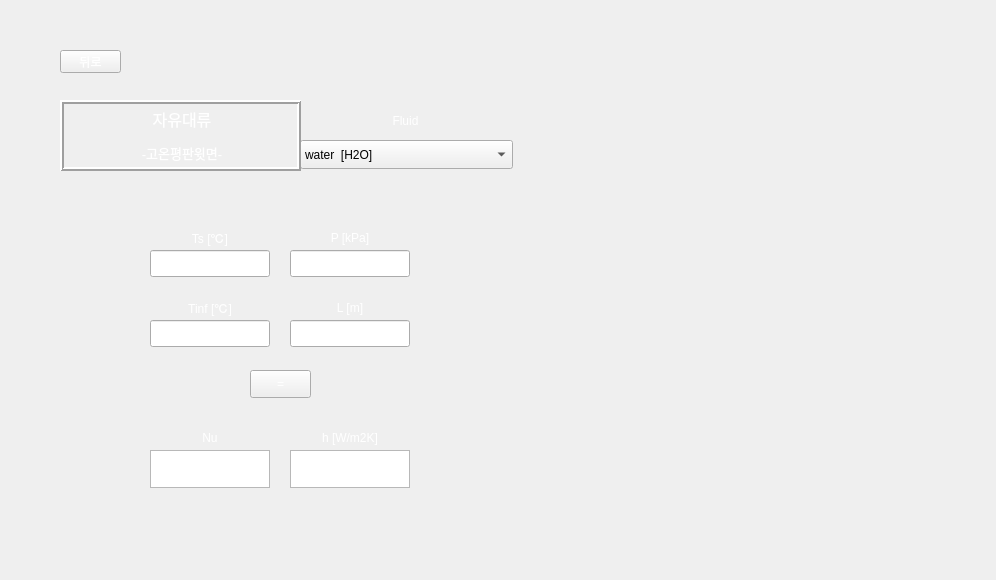
<?xml version="1.0" encoding="UTF-8"?>
<ui version="4.0">
 <class>Form</class>
 <widget class="QWidget" name="Form">
  <property name="geometry">
   <rect>
    <x>0</x>
    <y>0</y>
    <width>996</width>
    <height>580</height>
   </rect>
  </property>
  <property name="windowTitle">
   <string>Form</string>
  </property>
  <property name="styleSheet">
   <string notr="true">background-image: url(:/background/하얀거.png);</string>
  </property>
  <widget class="QLabel" name="label_5">
   <property name="geometry">
    <rect>
     <x>290</x>
     <y>290</y>
     <width>120</width>
     <height>35</height>
    </rect>
   </property>
   <property name="styleSheet">
    <string notr="true">color: qlineargradient(spread:pad, x1:0, y1:1, x2:1, y2:0, stop:0 rgba(255, 255, 255, 255), stop:1 rgba(255, 255, 255, 255));
background-image: url(:/background/버튼2.png);
font: 10pt &quot;맑은 고딕&quot;;</string>
   </property>
   <property name="text">
    <string>L [m]</string>
   </property>
   <property name="alignment">
    <set>Qt::AlignCenter</set>
   </property>
  </widget>
  <widget class="QPushButton" name="check">
   <property name="geometry">
    <rect>
     <x>250</x>
     <y>370</y>
     <width>61</width>
     <height>28</height>
    </rect>
   </property>
   <property name="styleSheet">
    <string notr="true">QPushButton {
color: qlineargradient(spread:pad, x1:0, y1:1, x2:1, y2:0, stop:0 rgba(255, 255, 255, 255), stop:1 rgba(255, 255, 255, 255));
background-image: url(:/background/버튼2.png);
font: 10pt &quot;맑은 고딕&quot;;
}
QPushButton:hover{
border-image: url(:/background/버튼클릭2.png);
}</string>
   </property>
   <property name="text">
    <string>=</string>
   </property>
  </widget>
  <widget class="QLabel" name="label">
   <property name="geometry">
    <rect>
     <x>150</x>
     <y>220</y>
     <width>120</width>
     <height>35</height>
    </rect>
   </property>
   <property name="styleSheet">
    <string notr="true">color: qlineargradient(spread:pad, x1:0, y1:1, x2:1, y2:0, stop:0 rgba(255, 255, 255, 255), stop:1 rgba(255, 255, 255, 255));
background-image: url(:/background/버튼2.png);
font: 10pt &quot;맑은 고딕&quot;;</string>
   </property>
   <property name="text">
    <string>Ts [℃]</string>
   </property>
   <property name="alignment">
    <set>Qt::AlignCenter</set>
   </property>
  </widget>
  <widget class="QLineEdit" name="P">
   <property name="geometry">
    <rect>
     <x>290</x>
     <y>250</y>
     <width>120</width>
     <height>27</height>
    </rect>
   </property>
   <property name="styleSheet">
    <string notr="true">font: 12pt &quot;맑은 고딕&quot;;
background-image: url(:/background/하얀거.png);</string>
   </property>
  </widget>
  <widget class="QLabel" name="label_4">
   <property name="geometry">
    <rect>
     <x>290</x>
     <y>220</y>
     <width>120</width>
     <height>35</height>
    </rect>
   </property>
   <property name="styleSheet">
    <string notr="true">color: qlineargradient(spread:pad, x1:0, y1:1, x2:1, y2:0, stop:0 rgba(255, 255, 255, 255), stop:1 rgba(255, 255, 255, 255));
background-image: url(:/background/버튼2.png);
font: 10pt &quot;맑은 고딕&quot;;</string>
   </property>
   <property name="text">
    <string>P [kPa]</string>
   </property>
   <property name="alignment">
    <set>Qt::AlignCenter</set>
   </property>
  </widget>
  <widget class="QLabel" name="label_3">
   <property name="geometry">
    <rect>
     <x>150</x>
     <y>290</y>
     <width>120</width>
     <height>35</height>
    </rect>
   </property>
   <property name="styleSheet">
    <string notr="true">color: qlineargradient(spread:pad, x1:0, y1:1, x2:1, y2:0, stop:0 rgba(255, 255, 255, 255), stop:1 rgba(255, 255, 255, 255));
background-image: url(:/background/버튼2.png);
font: 10pt &quot;맑은 고딕&quot;;</string>
   </property>
   <property name="text">
    <string>Tinf [℃]</string>
   </property>
   <property name="alignment">
    <set>Qt::AlignCenter</set>
   </property>
  </widget>
  <widget class="QLineEdit" name="L">
   <property name="geometry">
    <rect>
     <x>290</x>
     <y>320</y>
     <width>120</width>
     <height>27</height>
    </rect>
   </property>
   <property name="styleSheet">
    <string notr="true">font: 12pt &quot;맑은 고딕&quot;;
background-image: url(:/background/하얀거.png);</string>
   </property>
  </widget>
  <widget class="QLineEdit" name="T2">
   <property name="geometry">
    <rect>
     <x>150</x>
     <y>320</y>
     <width>120</width>
     <height>27</height>
    </rect>
   </property>
   <property name="styleSheet">
    <string notr="true">font: 12pt &quot;맑은 고딕&quot;;
background-image: url(:/background/하얀거.png);</string>
   </property>
  </widget>
  <widget class="QLineEdit" name="T1">
   <property name="geometry">
    <rect>
     <x>150</x>
     <y>250</y>
     <width>120</width>
     <height>27</height>
    </rect>
   </property>
   <property name="styleSheet">
    <string notr="true">font: 12pt &quot;맑은 고딕&quot;;
background-image: url(:/background/하얀거.png);</string>
   </property>
  </widget>
  <widget class="QPushButton" name="pushButton">
   <property name="geometry">
    <rect>
     <x>60</x>
     <y>50</y>
     <width>61</width>
     <height>23</height>
    </rect>
   </property>
   <property name="styleSheet">
    <string notr="true">QPushButton {
color: qlineargradient(spread:pad, x1:0, y1:1, x2:1, y2:0, stop:0 rgba(255, 255, 255, 255), stop:1 rgba(255, 255, 255, 255));
background-image: url(:/background/버튼2.png);
font: 10pt &quot;맑은 고딕&quot;;
}
QPushButton:hover{
border-image: url(:/background/버튼클릭2.png);
}</string>
   </property>
   <property name="text">
    <string>뒤로</string>
   </property>
  </widget>
  <widget class="QTextBrowser" name="textBrowser">
   <property name="geometry">
    <rect>
     <x>150</x>
     <y>450</y>
     <width>120</width>
     <height>38</height>
    </rect>
   </property>
   <property name="sizePolicy">
    <sizepolicy hsizetype="Expanding" vsizetype="Preferred">
     <horstretch>0</horstretch>
     <verstretch>0</verstretch>
    </sizepolicy>
   </property>
   <property name="maximumSize">
    <size>
     <width>16777215</width>
     <height>38</height>
    </size>
   </property>
   <property name="styleSheet">
    <string notr="true">font: 12pt &quot;맑은 고딕&quot;;
background-image: url(:/background/하얀거.png);</string>
   </property>
  </widget>
  <widget class="QTextBrowser" name="textBrowser_2">
   <property name="geometry">
    <rect>
     <x>290</x>
     <y>450</y>
     <width>120</width>
     <height>38</height>
    </rect>
   </property>
   <property name="sizePolicy">
    <sizepolicy hsizetype="Expanding" vsizetype="Preferred">
     <horstretch>0</horstretch>
     <verstretch>0</verstretch>
    </sizepolicy>
   </property>
   <property name="maximumSize">
    <size>
     <width>16777215</width>
     <height>38</height>
    </size>
   </property>
   <property name="styleSheet">
    <string notr="true">font: 12pt &quot;맑은 고딕&quot;;
background-image: url(:/background/하얀거.png);</string>
   </property>
  </widget>
  <widget class="QLabel" name="label_6">
   <property name="geometry">
    <rect>
     <x>150</x>
     <y>420</y>
     <width>120</width>
     <height>35</height>
    </rect>
   </property>
   <property name="styleSheet">
    <string notr="true">color: qlineargradient(spread:pad, x1:0, y1:1, x2:1, y2:0, stop:0 rgba(255, 255, 255, 255), stop:1 rgba(255, 255, 255, 255));
background-image: url(:/background/버튼2.png);
font: 10pt &quot;맑은 고딕&quot;;</string>
   </property>
   <property name="text">
    <string>Nu</string>
   </property>
   <property name="alignment">
    <set>Qt::AlignCenter</set>
   </property>
  </widget>
  <widget class="QLabel" name="label_8">
   <property name="geometry">
    <rect>
     <x>290</x>
     <y>420</y>
     <width>120</width>
     <height>35</height>
    </rect>
   </property>
   <property name="styleSheet">
    <string notr="true">color: qlineargradient(spread:pad, x1:0, y1:1, x2:1, y2:0, stop:0 rgba(255, 255, 255, 255), stop:1 rgba(255, 255, 255, 255));
background-image: url(:/background/버튼2.png);
font: 10pt &quot;맑은 고딕&quot;;</string>
   </property>
   <property name="text">
    <string>h [W/m2K]</string>
   </property>
   <property name="alignment">
    <set>Qt::AlignCenter</set>
   </property>
  </widget>
  <widget class="QLabel" name="label_7">
   <property name="geometry">
    <rect>
     <x>300</x>
     <y>102</y>
     <width>211</width>
     <height>38</height>
    </rect>
   </property>
   <property name="styleSheet">
    <string notr="true">color: qlineargradient(spread:pad, x1:0, y1:1, x2:1, y2:0, stop:0 rgba(255, 255, 255, 255), stop:1 rgba(255, 255, 255, 255));
background-image: url(:/background/버튼2.png);
font: 12pt &quot;맑은 고딕&quot;;</string>
   </property>
   <property name="text">
    <string>Fluid</string>
   </property>
   <property name="alignment">
    <set>Qt::AlignCenter</set>
   </property>
  </widget>
  <widget class="QLabel" name="label_9">
   <property name="geometry">
    <rect>
     <x>0</x>
     <y>0</y>
     <width>996</width>
     <height>580</height>
    </rect>
   </property>
   <property name="styleSheet">
    <string notr="true">image: url(:/background/배경2.png);</string>
   </property>
   <property name="text">
    <string/>
   </property>
  </widget>
  <widget class="QLabel" name="label_10">
   <property name="geometry">
    <rect>
     <x>535</x>
     <y>40</y>
     <width>421</width>
     <height>501</height>
    </rect>
   </property>
   <property name="styleSheet">
    <string notr="true">image: url(:/background/fc horizontal plate1.png);</string>
   </property>
   <property name="text">
    <string/>
   </property>
  </widget>
  <widget class="QLabel" name="label_11">
   <property name="geometry">
    <rect>
     <x>550</x>
     <y>360</y>
     <width>381</width>
     <height>161</height>
    </rect>
   </property>
   <property name="styleSheet">
    <string notr="true">image: url(:/background/fc horizontal plate1-2.png);</string>
   </property>
   <property name="text">
    <string/>
   </property>
  </widget>
  <widget class="QComboBox" name="fluid_2">
   <property name="geometry">
    <rect>
     <x>300</x>
     <y>140</y>
     <width>213</width>
     <height>29</height>
    </rect>
   </property>
   <property name="styleSheet">
    <string notr="true">background-image: url(:/background/하얀거.png);
font: 10pt &quot;맑은 고딕&quot;;</string>
   </property>
   <item>
    <property name="text">
     <string>water  [H2O]</string>
    </property>
   </item>
   <item>
    <property name="text">
     <string>air</string>
    </property>
   </item>
   <item>
    <property name="text">
     <string>1-Butene  [C4H8]</string>
    </property>
   </item>
   <item>
    <property name="text">
     <string>Acetone  [C3H6O]</string>
    </property>
   </item>
   <item>
    <property name="text">
     <string>Ammonia  [NH3]</string>
    </property>
   </item>
   <item>
    <property name="text">
     <string>Argon  [Ar]</string>
    </property>
   </item>
   <item>
    <property name="text">
     <string>Benzene  [C6H6]</string>
    </property>
   </item>
   <item>
    <property name="text">
     <string>CarbonDioxide  [CO2]</string>
    </property>
   </item>
   <item>
    <property name="text">
     <string>CarbonMonoxide  [CO]</string>
    </property>
   </item>
   <item>
    <property name="text">
     <string>CarbonylSulfide  [COS]</string>
    </property>
   </item>
   <item>
    <property name="text">
     <string>CycloHexane  [C6H12]</string>
    </property>
   </item>
   <item>
    <property name="text">
     <string>CycloPropane  [C3H6]</string>
    </property>
   </item>
   <item>
    <property name="text">
     <string>Cyclopentane  [C5H10]</string>
    </property>
   </item>
   <item>
    <property name="text">
     <string>D4  [C8H24O4Si4]</string>
    </property>
   </item>
   <item>
    <property name="text">
     <string>D5  [C10H30O5Si5]</string>
    </property>
   </item>
   <item>
    <property name="text">
     <string>D6  [C12H36O6Si6]</string>
    </property>
   </item>
   <item>
    <property name="text">
     <string>Deuterium  [D2]</string>
    </property>
   </item>
   <item>
    <property name="text">
     <string>Dichloroethane  [C2Cl2H4]</string>
    </property>
   </item>
   <item>
    <property name="text">
     <string>DiethylEther  [C4H10O]</string>
    </property>
   </item>
   <item>
    <property name="text">
     <string>DimethylCarbonate  [C3H6O3]</string>
    </property>
   </item>
   <item>
    <property name="text">
     <string>DimethylEther  [C2H6O]</string>
    </property>
   </item>
   <item>
    <property name="text">
     <string>Ethane  [C2H6]</string>
    </property>
   </item>
   <item>
    <property name="text">
     <string>Ethanol  [C2H6O]</string>
    </property>
   </item>
   <item>
    <property name="text">
     <string>EthylBenzene  [C8H10]</string>
    </property>
   </item>
   <item>
    <property name="text">
     <string>Ethylene  [C2H4]</string>
    </property>
   </item>
   <item>
    <property name="text">
     <string>EthyleneOxide  [C2H4O]</string>
    </property>
   </item>
   <item>
    <property name="text">
     <string>Fluorine  [F2]</string>
    </property>
   </item>
   <item>
    <property name="text">
     <string>HFE143m  [C2F3H3O]</string>
    </property>
   </item>
   <item>
    <property name="text">
     <string>HeavyWater  [D2O]</string>
    </property>
   </item>
   <item>
    <property name="text">
     <string>Helium  [He]</string>
    </property>
   </item>
   <item>
    <property name="text">
     <string>Hydrogen  [H2]</string>
    </property>
   </item>
   <item>
    <property name="text">
     <string>HydrogenChloride  [ClH]</string>
    </property>
   </item>
   <item>
    <property name="text">
     <string>HydrogenSulfide  [H2S]</string>
    </property>
   </item>
   <item>
    <property name="text">
     <string>IsoButane  [C4H10]</string>
    </property>
   </item>
   <item>
    <property name="text">
     <string>IsoButene  [C4H8]</string>
    </property>
   </item>
   <item>
    <property name="text">
     <string>Isohexane  [C6H14]</string>
    </property>
   </item>
   <item>
    <property name="text">
     <string>Isopentane  [C5H12]</string>
    </property>
   </item>
   <item>
    <property name="text">
     <string>Krypton  [Kr]</string>
    </property>
   </item>
   <item>
    <property name="text">
     <string>MD2M  [C10H30O3Si4]</string>
    </property>
   </item>
   <item>
    <property name="text">
     <string>MD3M  [C12H36O4Si5]</string>
    </property>
   </item>
   <item>
    <property name="text">
     <string>MD4M  [C14H42O5Si6]</string>
    </property>
   </item>
   <item>
    <property name="text">
     <string>MDM  [C8H24O2Si3]</string>
    </property>
   </item>
   <item>
    <property name="text">
     <string>MM  [C6H18OSi2]</string>
    </property>
   </item>
   <item>
    <property name="text">
     <string>Methane  [CH4]</string>
    </property>
   </item>
   <item>
    <property name="text">
     <string>Methanol  [CH4O]</string>
    </property>
   </item>
   <item>
    <property name="text">
     <string>MethylLinoleate  [C19H34O2]</string>
    </property>
   </item>
   <item>
    <property name="text">
     <string>MethylLinolenate  [C19H32O2]</string>
    </property>
   </item>
   <item>
    <property name="text">
     <string>MethylOleate  [C19H36O2]</string>
    </property>
   </item>
   <item>
    <property name="text">
     <string>MethylPalmitate  [C17H34O2]</string>
    </property>
   </item>
   <item>
    <property name="text">
     <string>MethylStearate  [C19H38O2]</string>
    </property>
   </item>
   <item>
    <property name="text">
     <string>Neon  [Ne]</string>
    </property>
   </item>
   <item>
    <property name="text">
     <string>Neopentane  [C5H12]</string>
    </property>
   </item>
   <item>
    <property name="text">
     <string>Nitrogen  [N2]</string>
    </property>
   </item>
   <item>
    <property name="text">
     <string>NitrousOxide  [N2O]</string>
    </property>
   </item>
   <item>
    <property name="text">
     <string>Novec649  [C6F12O]</string>
    </property>
   </item>
   <item>
    <property name="text">
     <string>OrthoDeuterium</string>
    </property>
   </item>
   <item>
    <property name="text">
     <string>OrthoHydrogen</string>
    </property>
   </item>
   <item>
    <property name="text">
     <string>Oxygen  [O2]</string>
    </property>
   </item>
   <item>
    <property name="text">
     <string>ParaDeuterium</string>
    </property>
   </item>
   <item>
    <property name="text">
     <string>ParaHydrogen</string>
    </property>
   </item>
   <item>
    <property name="text">
     <string>Propylene  [C3H6]</string>
    </property>
   </item>
   <item>
    <property name="text">
     <string>Propyne  [C3H4]</string>
    </property>
   </item>
   <item>
    <property name="text">
     <string>R11</string>
    </property>
   </item>
   <item>
    <property name="text">
     <string>R113</string>
    </property>
   </item>
   <item>
    <property name="text">
     <string>R114</string>
    </property>
   </item>
   <item>
    <property name="text">
     <string>R115</string>
    </property>
   </item>
   <item>
    <property name="text">
     <string>R116</string>
    </property>
   </item>
   <item>
    <property name="text">
     <string>R12</string>
    </property>
   </item>
   <item>
    <property name="text">
     <string>R123</string>
    </property>
   </item>
   <item>
    <property name="text">
     <string>R1233zd(E)</string>
    </property>
   </item>
   <item>
    <property name="text">
     <string>R1234yf</string>
    </property>
   </item>
   <item>
    <property name="text">
     <string>R1234ze(E)</string>
    </property>
   </item>
   <item>
    <property name="text">
     <string>R1234ze(Z)</string>
    </property>
   </item>
   <item>
    <property name="text">
     <string>R124</string>
    </property>
   </item>
   <item>
    <property name="text">
     <string>R1243zf</string>
    </property>
   </item>
   <item>
    <property name="text">
     <string>R125</string>
    </property>
   </item>
   <item>
    <property name="text">
     <string>R13</string>
    </property>
   </item>
   <item>
    <property name="text">
     <string>R134a</string>
    </property>
   </item>
   <item>
    <property name="text">
     <string>R13l1</string>
    </property>
   </item>
   <item>
    <property name="text">
     <string>R14</string>
    </property>
   </item>
   <item>
    <property name="text">
     <string>R141b</string>
    </property>
   </item>
   <item>
    <property name="text">
     <string>R142b</string>
    </property>
   </item>
   <item>
    <property name="text">
     <string>R143a</string>
    </property>
   </item>
   <item>
    <property name="text">
     <string>R152A</string>
    </property>
   </item>
   <item>
    <property name="text">
     <string>R161</string>
    </property>
   </item>
   <item>
    <property name="text">
     <string>R21</string>
    </property>
   </item>
   <item>
    <property name="text">
     <string>R218</string>
    </property>
   </item>
   <item>
    <property name="text">
     <string>R22</string>
    </property>
   </item>
   <item>
    <property name="text">
     <string>R227EA</string>
    </property>
   </item>
   <item>
    <property name="text">
     <string>R23</string>
    </property>
   </item>
   <item>
    <property name="text">
     <string>R236EA</string>
    </property>
   </item>
   <item>
    <property name="text">
     <string>R236FA</string>
    </property>
   </item>
   <item>
    <property name="text">
     <string>R245ca</string>
    </property>
   </item>
   <item>
    <property name="text">
     <string>R245fa</string>
    </property>
   </item>
   <item>
    <property name="text">
     <string>R32</string>
    </property>
   </item>
   <item>
    <property name="text">
     <string>R365MFC</string>
    </property>
   </item>
   <item>
    <property name="text">
     <string>R40</string>
    </property>
   </item>
   <item>
    <property name="text">
     <string>R404A</string>
    </property>
   </item>
   <item>
    <property name="text">
     <string>R407C</string>
    </property>
   </item>
   <item>
    <property name="text">
     <string>R41</string>
    </property>
   </item>
   <item>
    <property name="text">
     <string>R410A</string>
    </property>
   </item>
   <item>
    <property name="text">
     <string>R507A</string>
    </property>
   </item>
   <item>
    <property name="text">
     <string>RC318</string>
    </property>
   </item>
   <item>
    <property name="text">
     <string>SES36</string>
    </property>
   </item>
   <item>
    <property name="text">
     <string>SulfurDioxide  [O2S]</string>
    </property>
   </item>
   <item>
    <property name="text">
     <string>SulfurHexafluoride  [F6S]</string>
    </property>
   </item>
   <item>
    <property name="text">
     <string>Toluene  [C7H8]</string>
    </property>
   </item>
   <item>
    <property name="text">
     <string>Xenon  [Xe]</string>
    </property>
   </item>
   <item>
    <property name="text">
     <string>cis-2-Butene  [C4H8]</string>
    </property>
   </item>
   <item>
    <property name="text">
     <string>m-Xylene  [C8H10]</string>
    </property>
   </item>
   <item>
    <property name="text">
     <string>n-Butane  [C4H10]</string>
    </property>
   </item>
   <item>
    <property name="text">
     <string>n-Decane  [C10H22]</string>
    </property>
   </item>
   <item>
    <property name="text">
     <string>n-Dodecane  [C12H26]</string>
    </property>
   </item>
   <item>
    <property name="text">
     <string>n-Heptane  [C7H16]</string>
    </property>
   </item>
   <item>
    <property name="text">
     <string>n-Hexane  [C6H14]</string>
    </property>
   </item>
   <item>
    <property name="text">
     <string>n-Nonane  [C9H20]</string>
    </property>
   </item>
   <item>
    <property name="text">
     <string>n-Octane  [C8H18]</string>
    </property>
   </item>
   <item>
    <property name="text">
     <string>n-Pentane  [C5H12]</string>
    </property>
   </item>
   <item>
    <property name="text">
     <string>n-Propane  [C3H8]</string>
    </property>
   </item>
   <item>
    <property name="text">
     <string>n-Undecane  [C11H24]</string>
    </property>
   </item>
   <item>
    <property name="text">
     <string>o-Xylene  [C8H10]</string>
    </property>
   </item>
   <item>
    <property name="text">
     <string>p-Xylene  [C8H10]</string>
    </property>
   </item>
   <item>
    <property name="text">
     <string>trans-2-Butene  [C4H8]</string>
    </property>
   </item>
  </widget>
  <widget class="QLabel" name="label_13">
   <property name="geometry">
    <rect>
     <x>60</x>
     <y>100</y>
     <width>241</width>
     <height>71</height>
    </rect>
   </property>
   <property name="styleSheet">
    <string notr="true">font: 10pt &quot;맑은 고딕&quot;;
color: rgb(255, 255, 255);
background-image: url(:/background/버튼2.png);</string>
   </property>
   <property name="frameShape">
    <enum>QFrame::Box</enum>
   </property>
   <property name="frameShadow">
    <enum>QFrame::Raised</enum>
   </property>
   <property name="lineWidth">
    <number>2</number>
   </property>
   <property name="text">
    <string>&lt;!DOCTYPE HTML PUBLIC &quot;-//W3C//DTD HTML 4.0//EN&quot; &quot;http://www.w3.org/TR/REC-html40/strict.dtd&quot;&gt;
&lt;html&gt;&lt;head&gt;&lt;meta name=&quot;qrichtext&quot; content=&quot;1&quot; /&gt;&lt;style type=&quot;text/css&quot;&gt;
p, li { white-space: pre-wrap; }
&lt;/style&gt;&lt;/head&gt;&lt;body style=&quot; font-family:'맑은 고딕'; font-size:10pt; font-weight:400; font-style:normal;&quot;&gt;
&lt;p align=&quot;center&quot; style=&quot; margin-top:12px; margin-bottom:12px; margin-left:0px; margin-right:0px; -qt-block-indent:0; text-indent:0px;&quot;&gt;&lt;span style=&quot; font-size:12pt;&quot;&gt;자유대류&lt;/span&gt;&lt;/p&gt;
&lt;p align=&quot;center&quot; style=&quot; margin-top:12px; margin-bottom:12px; margin-left:0px; margin-right:0px; -qt-block-indent:0; text-indent:0px;&quot;&gt;-고온평판윗면-&lt;/p&gt;&lt;/body&gt;&lt;/html&gt;</string>
   </property>
   <property name="buddy">
    <cstring>pushButton</cstring>
   </property>
  </widget>
  <zorder>label_9</zorder>
  <zorder>label_5</zorder>
  <zorder>check</zorder>
  <zorder>label</zorder>
  <zorder>label_4</zorder>
  <zorder>label_3</zorder>
  <zorder>L</zorder>
  <zorder>T2</zorder>
  <zorder>T1</zorder>
  <zorder>pushButton</zorder>
  <zorder>textBrowser</zorder>
  <zorder>textBrowser_2</zorder>
  <zorder>label_6</zorder>
  <zorder>label_8</zorder>
  <zorder>label_7</zorder>
  <zorder>label_10</zorder>
  <zorder>label_11</zorder>
  <zorder>P</zorder>
  <zorder>fluid_2</zorder>
  <zorder>label_13</zorder>
 </widget>
 <resources>
  <include location="../resource/resources.qrc"/>
 </resources>
 <connections/>
</ui>
